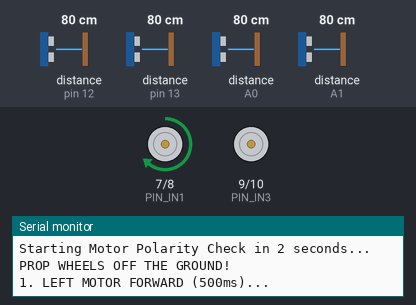
A sketch run on a simulated Arduino Uno, built with avr-gcc and run on an emulated ATmega328P. On the bench: motor-driver pin pairs drawn as motors (green arrow = first pin HIGH = forward, orange = second pin HIGH = backward, longer = more drive, scaled by the enable pin), the last lines printed to the serial monitor. Wiring (inferred from the names in the program): 4 × ultrasonic range finder: trigger pin 2, echo pin 12 / trigger pin 3, echo pin 13 / trigger pin 4, echo A0 / trigger pin 11, echo A1. Inputs (shaded band) come from the test bench; at power-on: distance to the obstacle (sensors on pin 12, pin 13, A0, A1) 80 cm. The echo pulse lasts 58.3 µs per cm.

Above: at 2.1 s.
At 3.1 s:
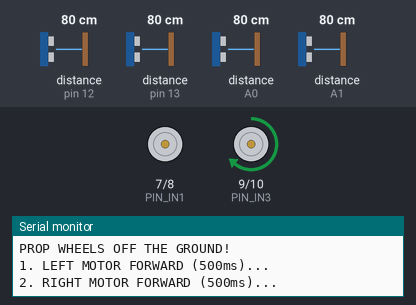
At 4.1 s:
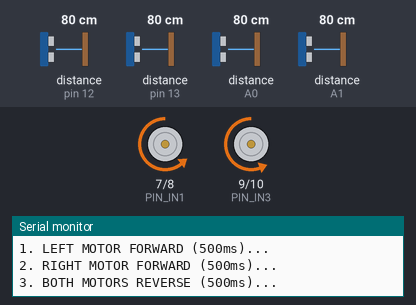
At 4.6 s:
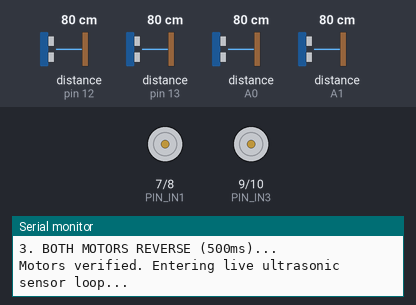
Timing chart, 0 to 6.1 s (numbered marks = the images above):
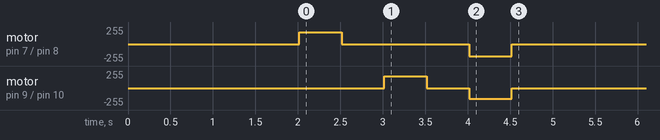

The sketch:

Hardware_Diagnostic.ino
```cpp
// =============================================================================
// HARDWARE DIAGNOSTIC & CALIBRATION SKETCH
// Run this FIRST to verify all 4 ultrasonic sensors and motor polarities.
// =============================================================================

#include <Arduino.h>

// Motor Pins (L298N)
#define PIN_ENA  5
#define PIN_IN1  7
#define PIN_IN2  8
#define PIN_ENB  6
#define PIN_IN3  9
#define PIN_IN4  10

// Sensor Pins (HC-SR04)
#define PIN_TRIG_UP     2
#define PIN_ECHO_UP     12
#define PIN_TRIG_DOWN   3
#define PIN_ECHO_DOWN   13
#define PIN_TRIG_LEFT   4
#define PIN_ECHO_LEFT   A0
#define PIN_TRIG_RIGHT  11
#define PIN_ECHO_RIGHT  A1

uint16_t readDistance(uint8_t trig, uint8_t echo) {
    digitalWrite(trig, LOW);
    delayMicroseconds(2);
    digitalWrite(trig, HIGH);
    delayMicroseconds(10);
    digitalWrite(trig, LOW);

    unsigned long dur = pulseIn(echo, HIGH, 18000);
    if (dur == 0) return 200;
    uint16_t d = dur / 58;
    return (d == 0) ? 200 : d;
}

void brake() {
    digitalWrite(PIN_IN1, LOW);
    digitalWrite(PIN_IN2, LOW);
    digitalWrite(PIN_IN3, LOW);
    digitalWrite(PIN_IN4, LOW);
    analogWrite(PIN_ENA, 0);
    analogWrite(PIN_ENB, 0);
}

void setup() {
    Serial.begin(115200);
    while (!Serial && millis() < 3000);

    Serial.println(F("=================================================="));
    Serial.println(F(" Autonomous Car: Hardware Diagnostics & Test     "));
    Serial.println(F(" Open Serial Monitor at 115200 baud              "));
    Serial.println(F("=================================================="));

    // Initialize Motor Pins
    pinMode(PIN_ENA, OUTPUT);
    pinMode(PIN_IN1, OUTPUT);
    pinMode(PIN_IN2, OUTPUT);
    pinMode(PIN_ENB, OUTPUT);
    pinMode(PIN_IN3, OUTPUT);
    pinMode(PIN_IN4, OUTPUT);
    brake();

    // Initialize Sensor Pins
    pinMode(PIN_TRIG_UP, OUTPUT);
    pinMode(PIN_ECHO_UP, INPUT);
    pinMode(PIN_TRIG_DOWN, OUTPUT);
    pinMode(PIN_ECHO_DOWN, INPUT);
    pinMode(PIN_TRIG_LEFT, OUTPUT);
    pinMode(PIN_ECHO_LEFT, INPUT);
    pinMode(PIN_TRIG_RIGHT, OUTPUT);
    pinMode(PIN_ECHO_RIGHT, INPUT);

    Serial.println(F("Starting Motor Polarity Check in 2 seconds..."));
    Serial.println(F("PROP WHEELS OFF THE GROUND!"));
    delay(2000);

    // Motor 1 (Left) Test
    Serial.println(F("1. LEFT MOTOR FORWARD (500ms)..."));
    digitalWrite(PIN_IN1, HIGH);
    digitalWrite(PIN_IN2, LOW);
    analogWrite(PIN_ENA, 180);
    delay(500);
    brake();
    delay(500);

    // Motor 2 (Right) Test
    Serial.println(F("2. RIGHT MOTOR FORWARD (500ms)..."));
    digitalWrite(PIN_IN3, HIGH);
    digitalWrite(PIN_IN4, LOW);
    analogWrite(PIN_ENB, 180);
    delay(500);
    brake();
    delay(500);

    // Both Motors Reverse Test
    Serial.println(F("3. BOTH MOTORS REVERSE (500ms)..."));
    digitalWrite(PIN_IN1, LOW);
    digitalWrite(PIN_IN2, HIGH);
    digitalWrite(PIN_IN3, LOW);
    digitalWrite(PIN_IN4, HIGH);
    analogWrite(PIN_ENA, 160);
    analogWrite(PIN_ENB, 160);
    delay(500);
    brake();

    Serial.println(F("\nMotors verified. Entering live ultrasonic sensor loop...\n"));
}

void loop() {
    uint16_t d_up    = readDistance(PIN_TRIG_UP, PIN_ECHO_UP);
    delay(15);
    uint16_t d_down  = readDistance(PIN_TRIG_DOWN, PIN_ECHO_DOWN);
    delay(15);
    uint16_t d_left  = readDistance(PIN_TRIG_LEFT, PIN_ECHO_LEFT);
    delay(15);
    uint16_t d_right = readDistance(PIN_TRIG_RIGHT, PIN_ECHO_RIGHT);
    delay(15);

    Serial.print(F("SENSORS (cm) | UP (Front): "));
    Serial.print(d_up);
    Serial.print(F(" | DOWN (Back): "));
    Serial.print(d_down);
    Serial.print(F(" | LEFT: "));
    Serial.print(d_left);
    Serial.print(F(" | RIGHT: "));
    Serial.println(d_right);

    delay(100);
}
```
